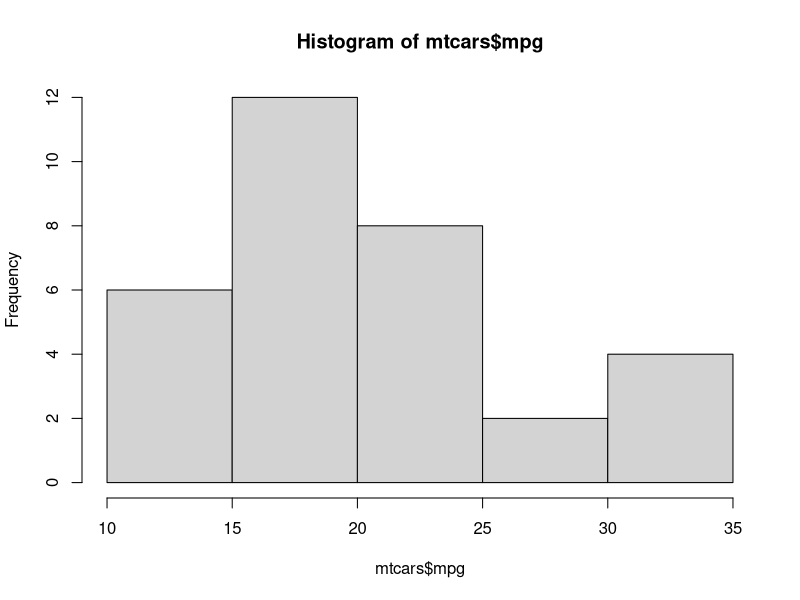
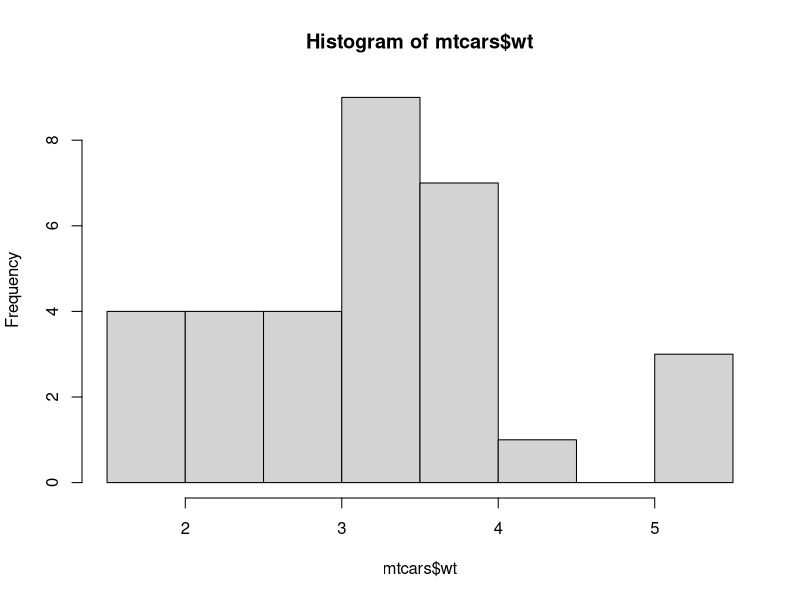
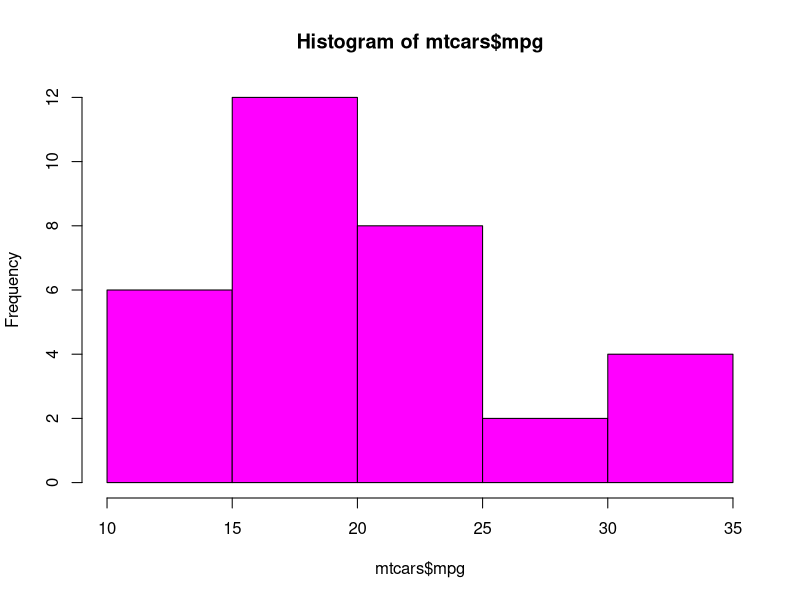
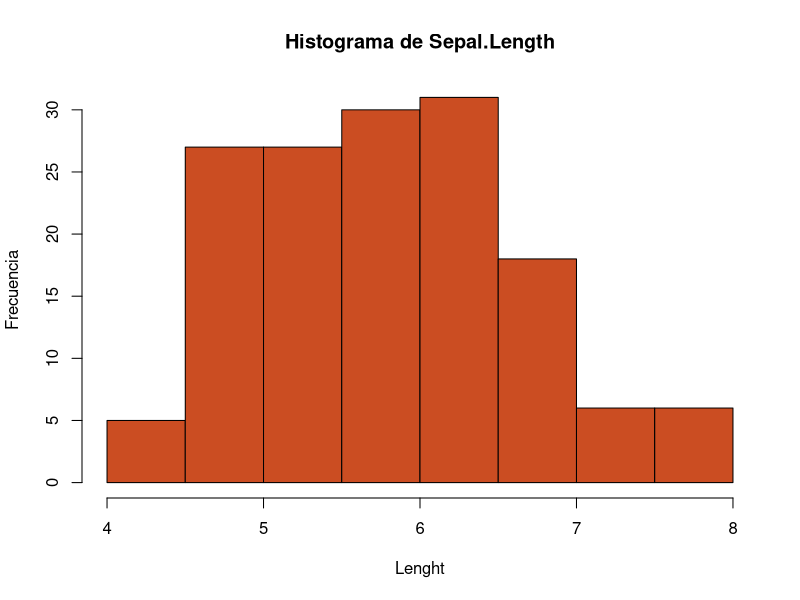
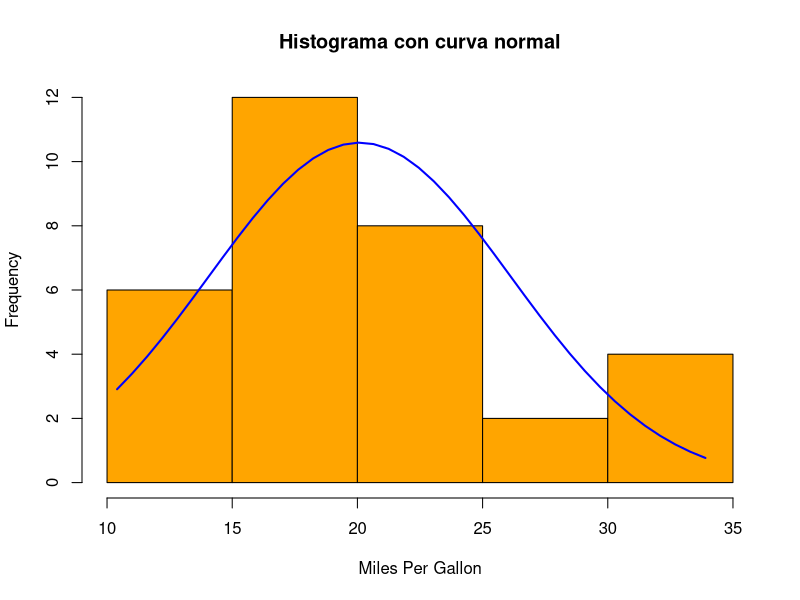
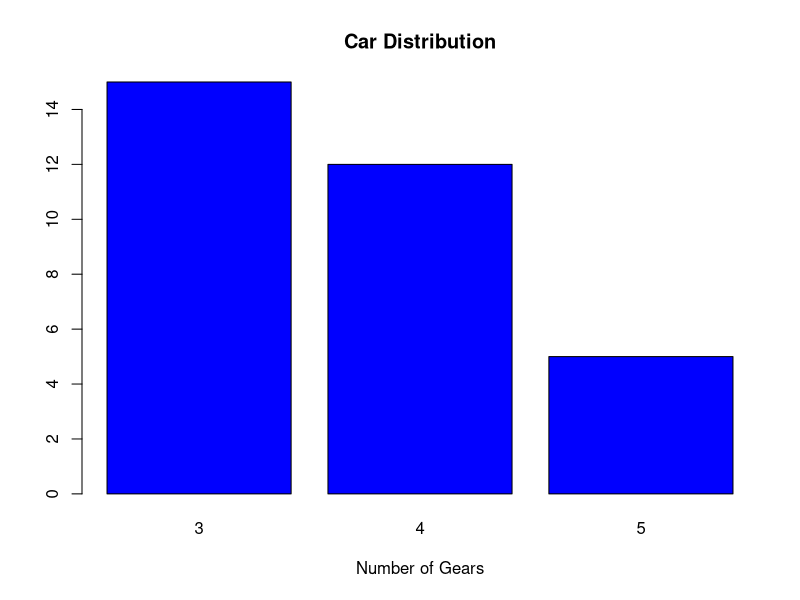
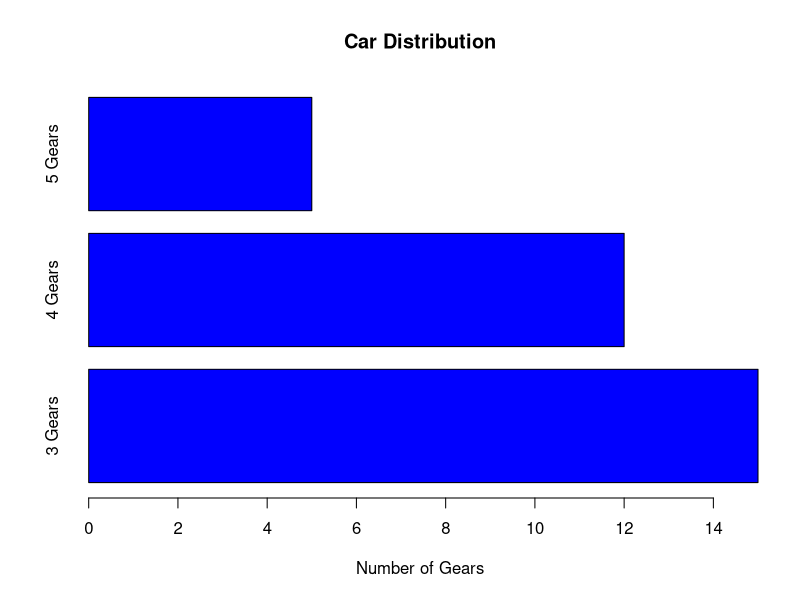
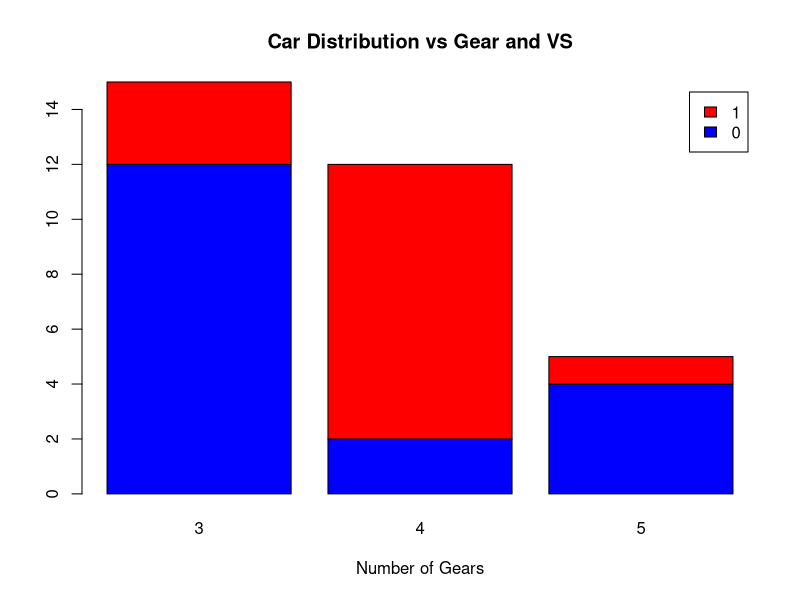

Reproduce these figures in R, in order.

# GRAFICOS ----------------------------------------------------------------

# Usaremos los dataset mtcars e iris
iris
mtcars


# HISTOGRAMA --------------------------------------------------------------

hist(mtcars$mpg)
hist(mtcars$wt)

# Histograma coloreado
hist(mtcars$mpg, breaks = 8, col = "magenta")

# Histograma con titulo y nombre de los ejes:
hist(iris$Sepal.Length, col = "#CB4D22", 
     main = "Histograma de Sepal.Length", 
     xlab = "Lenght",
     ylab = "Frecuencia")

# Histograma agregando la curva de una normal:
x <- mtcars$mpg
h <- hist(x, breaks = 8, col = "orange", xlab="Miles Per Gallon",
          main="Histograma con curva normal")
h$breaks
h$counts
xfit <- seq(min(x),max(x), length=40)
yfit <- dnorm(xfit, mean=mean(x), sd=sd(x))
yfit <- yfit*diff(h$mids[1:2])*length(x)
lines(xfit, yfit, col="blue", lwd=2)

# BARPLOT -----------------------------------------------------------------

# Simple:
counts <- table(mtcars$gear)
barplot(counts, main="Car Distribution", xlab="Number of Gears", col="blue")

# Barplot horizontal
counts <- table(mtcars$gear)
barplot(counts, main="Car Distribution", xlab="Number of Gears", col="blue",
        horiz = TRUE, names.arg = c("3 Gears", "4 Gears", "5 Gears"))

# Barplot sectorizado:
counts <- table(mtcars$vs, mtcars$gear)
barplot(counts, main="Car Distribution vs Gear and VS", xlab="Number of Gears",
        col=c("blue","red"),
        legend=rownames(counts))

iris
color <- c("yellow", "red", "blue", "orange", "purple", "white", "pink")
barplot(table(iris$Sepal.Length), main="Frecuencias de Sepal.Length",
        xlab="Sepal.Length",
        ylab = "Frecuencias",
        col=color)

# MULTIPLOT ---------------------------------------------------------------
op <- par(mfrow=c(2,2))
hist(mtcars$mpg, breaks = 8, col = "orange", xlab="Miles Per Gallon",
          main="Histograma con curva normal")
hist(mtcars$hp, breaks = 8, col = "green", xlab="Miles Per Gallon",
          main="Histograma con curva normal")
hist(mtcars$drat, breaks = 8, col = "purple", xlab="Miles Per Gallon",
     main="Histograma con curva normal")
barplot(table(mtcars$gear), main="Car Distribution", xlab="Number of Gears", col="blue")
par(op)

# GRAFICOS DE LINEA -------------------------------------------------------
x <- 1:10
y1 <- c(3 , 1, 5, 2, 3, 8, 4, 7, 6 , 9)

plot(x, y1, type = "l", col="blue", lwd=5)
plot(x, y1, type = "b", col="green", lwd=3)

y2 <- c(5, 1, 4, 6, 2, 3, 7, 8, 2, 2)
y3 <- c(3, 3, 3, 4, 4, 5, 5, 5, 7, 7)
plot(x, y1, type="b")
lines(x, y2, type="b", col="red")
lines(x, y3, type="b", col="green")
legend("topleft", legend=c("L1", "L2", "L3"),
       col = c("black", "red", "green"),
       lwd=1)
plot(x, y1, type="b", pch=16)

# PIE PLOT ----------------------------------------------------------------

# Usaremos la funcion pie( ) que viene con R base

# Ejemplo Simple Pie Chart
slices <- c(10, 12,4, 16, 8)
lbls <- c("US", "UK", "Australia", "Germany", "France")
pie(slices, labels = lbls, main="Pie Chart of Countries", clockwise = TRUE)
colores <- c("chartreuse3", "darkorange1", "red", "yellow", "blue", "deeppink2")
pie(slices, labels=lbls, col=colores, cex=0.8,
    main = "Pie Chart of Countries", clockwise = TRUE)
legend("bottomright", legend = lbls, fill =  colores, text.font=1, bg='lightblue')

# Pie Chart con porcentajes
pct <- round(slices/sum(slices)*100)
lbls <- paste(lbls, pct) # add percents to labels
lbls <- paste(lbls,"%",sep="") # ad % to labels
pie(slices,labels = lbls, col=rainbow(length(lbls)),
    main="Pie Chart of Countries", clockwise = TRUE)

# 3D Exploded Pie Chart
library(plotrix)
pie3D(slices,labels=lbls,explode=0.1,
      main="Pie Chart of Countries ")

# Pie Chart from data frame with Appended Sample Sizes
mytable <- table(iris$Species)
lbls <- paste(names(mytable), "\n", mytable, sep="")
pie(mytable, labels = lbls, col=rainbow(length(lbls)), 
    main="Pie Chart of Species\n (with sample sizes)")


